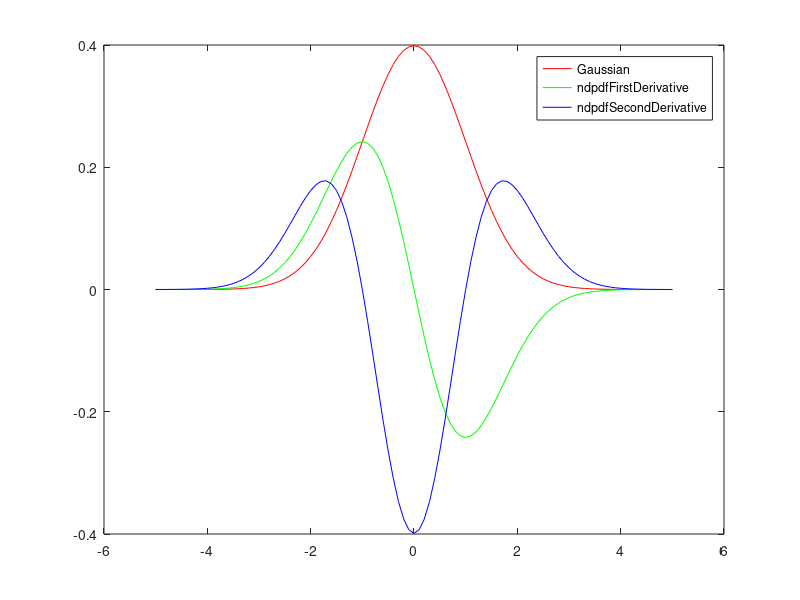

This figure's MATLAB source:
% Author: Yang kaili
% Date: 2021-3-4
% Gaussian distribution PDF, along with its first and second derivatives 

pkg load statistics;
clear all;
close all;
clc;

% calculate by package statistics
% line1 = stdnormal_pdf(x);
% calculate manually
% Normal Distribution PDF Mathematica Code: 1/(sigma*sqrt(2*pi))*e^(-(x-mu)^2/(2*sigma^2))
% sigma = 1, mu=0
function line1 = gaussian(x)
  line1 = 1/(sqrt(2*pi))*exp(-x.^2/2)
endfunction

function line2 = ndpdfFirstDerivative(x)
  line2 = gaussian(x)*(-x)
endfunction

function line3 = ndpdfSecondDerivative(x)
  line3 = ((x^2) - 1)*gaussian(x)
endfunction

data1 = []
data2 = []
data3 = []

x = -5:0.1:5;
for i = x
  line1 = gaussian(i)
  data1 = [data1, line1]
  
  line2 = ndpdfFirstDerivative(i)
  data2 = [data2, line2]
  
  line3 = ndpdfSecondDerivative(i)
  data3 = [data3, line3]
endfor

grid on;
axis equal;
xlabel ('p');
ylabel ('Q(p)');
axis([-5 5 -5 5]);
title('Gaussian distribution PDF');
plot(x, data1, 'r', x, data2, 'g', x, data3, 'b');
legend('Gaussian', 'ndpdfFirstDerivative', 'ndpdfSecondDerivative');
print -dpng 'Gaussian distribution PDF.png'
